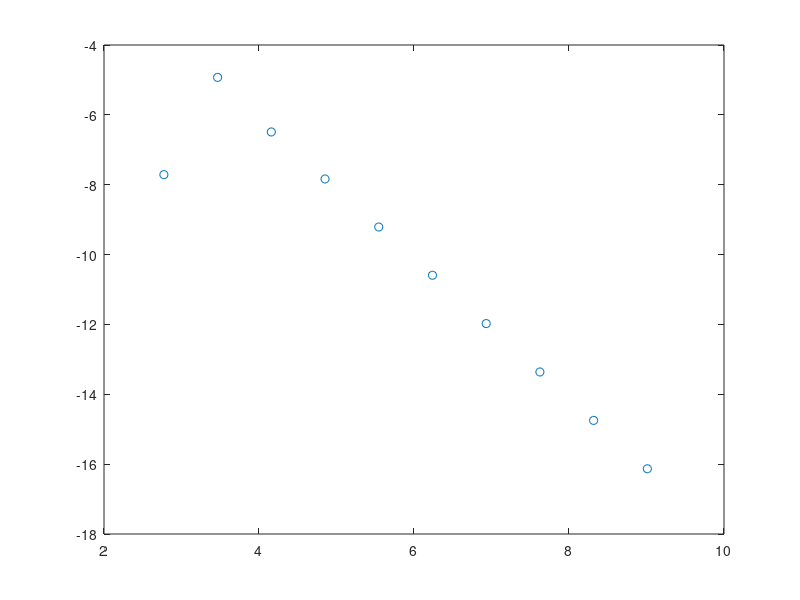

Reproduce this figure in MATLAB.
a = 0
b = 2
n = 16
h = (b - a)/n
iteration = 10

hs = zeros(iteration, 1);
rmses = zeros(iteration, 1);

for j = 1:iteration
  hs(j) = n;
  format long
  % this is the function f(x)
  f = @(x) (sin(x))
  % this is the antiderivative of the above function
  F = @(x)( 1.0 - cos(x) );

  x = zeros( n + 1, 1 ); % dimensions of x is n+1 x 1 and x is full of zeroes
  for k = 0:n
    x(k + 1) = a + k*h;
  end

  y = zeros( n + 1, 1 ); % dimensions of y is n+1 x 1 and x is full of zeroes

  % Trapezoidal rule
  y(1) = 0.0;

  for k = 1:n
    y(k + 1) = y(k) + 0.5*(f(x(k)) + f(x(k + 1)))*h;
  end

  % Next, calculate the RMSE.
  %                  x
  %                /
  % Assume F(x) = | f(x_i) d (x_i) as described above
  %               /
  %              a

  % find n approximations where

  y(1) = 0.0;
  y(2) = y(1) + ((-1/24)*f(a-h) + (13/24)*f(x(1)) + (13/24)*f(x(2)) - (1/24)*f(x(3)))*h;

  for k = 3:n
    % use the centered 4 point formula to approximate the integral
    a = (-1/24)*f(x(k-2)) + (13/24)*f(x(k-1)) + (13/24)*f(x(k)) - (1/24)*f(x(k+1));
    a = a*h;
    % y(k) = y(k-1) + approximation of integral from x(k-1) to x(k)
    y(k) = y(k-1) + a;
  end

  rmse = 0.0;

  for k = 2:(n + 1)
    rmse = rmse + (y(k) - F(x(k)))^2;
  end

  rmse = sqrt( rmse/(n + 1.0) )
  rmses(j) = rmse;

  n = n*2
  h = (b - a)/n
end

% print out h and rmse values here
y(end)

V = [log(hs) log(hs).^0];
p = V \ log(rmses)

plot( hs, rmses, 'o' );
plot( log(hs), log(rmses), 'o' );

